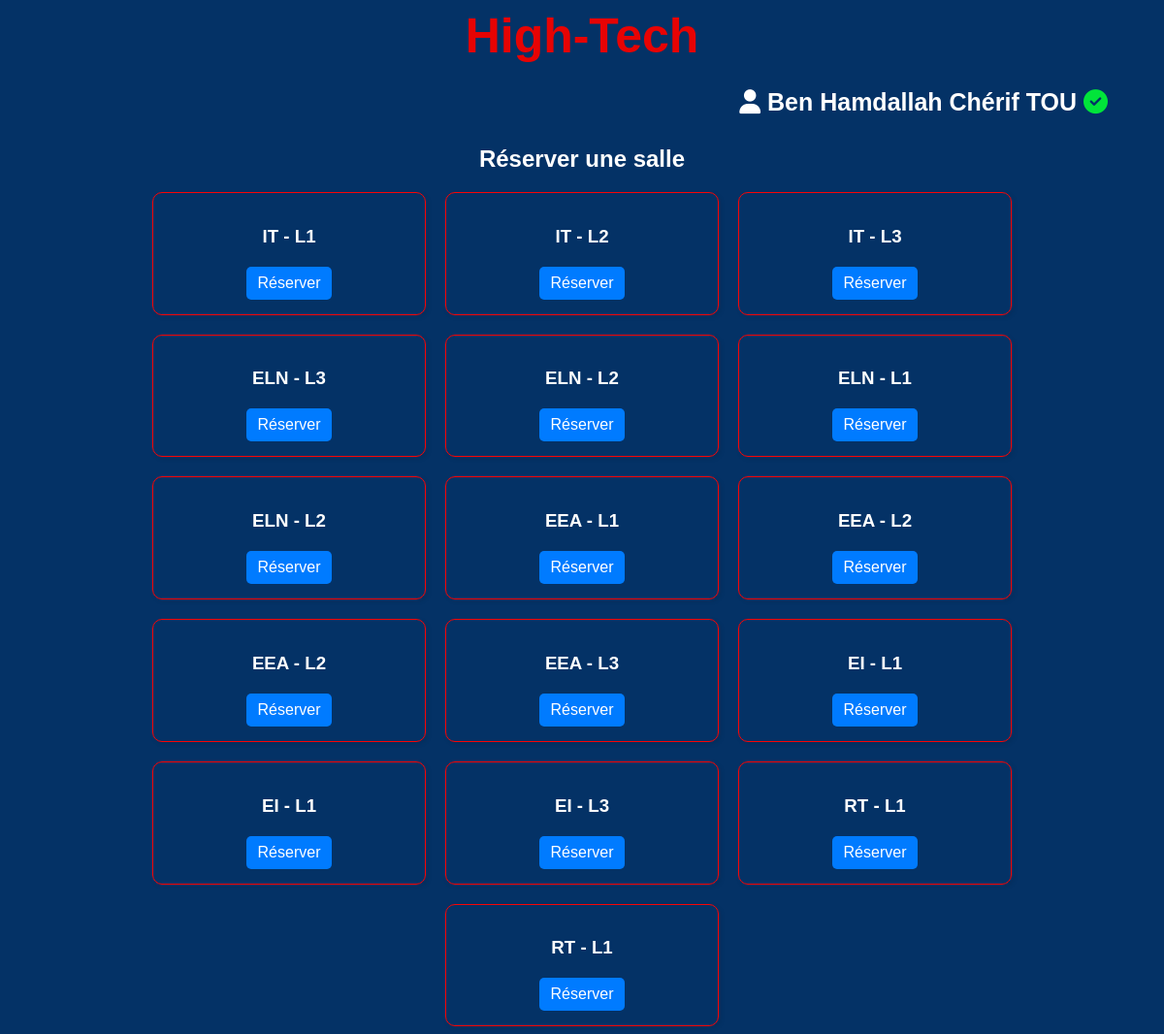
Screenshot of /dashboard/ (signed in) with the database file from the repository.
### salle/models.py (models this page shows, shortened)
class Coordonateur(models.Model):
    nom = models.CharField(max_length=100)
    prenom = models.CharField(max_length=100)
    email = models.EmailField(unique=True)
    ufr = models.ForeignKey(UFR, on_delete=models.CASCADE)
    password = models.CharField(max_length=128)

class UFR(models.Model):
    nom = models.CharField(max_length=100, unique=True)
    def __str__(self):
        return self.nom

class Filiere(models.Model):
    nom = models.CharField(max_length=50)
    ufr = models.CharField(max_length=100)  # ex: High-Tech

class Classe(models.Model):
    nom = models.CharField(max_length=10)  # ex: L1, L2, L3
    filiere = models.ForeignKey(Filiere, on_delete=models.CASCADE)

### salle/views.py (the view)
# urls.py: path('dashboard/', views.dashboard,name='dashboard'),
def dashboard(request):
    coord_id = request.session.get('coordonateur_id')
    if coord_id:
        coordonateur = Coordonateur.objects.get(id=coord_id)
        filieres = Filiere.objects.filter(ufr=coordonateur.ufr).prefetch_related('classe_set')
        filieres_et_classes = []
        for filiere in filieres:
            classes = filiere.classe_set.all()
            filieres_et_classes.append({
                'filiere': filiere,
                'classes': classes
            })
        return render(request, 'dashboard.html', {
            'coordonateur': coordonateur,
            'filieres_et_classes': filieres_et_classes
        })
    else:
        return redirect('login')

### salle/templates/dashboard.html (shortened to what this page needs)
{% load static %}
<!DOCTYPE html>
<html lang="en">
<head>
    <link rel="stylesheet" href="{% static 'dashboard.css' %}">
    <link rel="stylesheet" href="https://cdnjs.cloudflare.com/ajax/libs/font-awesome/6.5.0/css/all.min.css">
</head>
<body>
    <div class="ufr">{{ coordonateur.ufr }}</div>
    <div class="bienvenue">
        <p>
            <i class="fa-solid fa-user "></i>
             {{ coordonateur.prenom }} {{ coordonateur.nom }}
            <i class=" fa-solid fa-circle-check" style="color: #01e43a;"></i>
          </p>
    </div>
    <h2 style="text-align:center; margin-top: 30px;">Réserver une salle</h2>
    <div class="table-container">
        {% for item in filieres_et_classes %}
            {% for classe in item.classes %}
                <div class="card">
                    <h3>{{ item.filiere.nom }} - {{ classe.nom }}</h3>
                    <a class="btn" href="{% url 'reserver_salle' item.filiere.id classe.id %}">
                        Réserver
                    </a>
                </div>
            {% endfor %}
        {% endfor %}
    </div>
</body>
</html>

### salle/static/dashboard.css (style rules this page uses)
body { background-color: #043266; font-family: Arial, sans-serif; }
.ufr { text-align: center; font-weight: bold; font-size: 50px; margin-bottom: 20px; color: rgb(231, 3, 3); }
.bienvenue { text-align: right; font-weight: bold; margin-right: 50px; font-size: 25px; color: white; }
.table-container { display: flex; justify-content: center; flex-wrap: wrap; gap: 20px; color: white; }
.card { border: 1px solid #fa0404; padding: 15px; border-radius: 10px; width: 250px; box-shadow: 2px 2px 5px rgba(0,0,0,0.1); text-align: center; }
.card h3 { margin-bottom: 10px; }
.btn { display: inline-block; padding: 8px 12px; background-color: #007BFF; color: white; border-radius: 5px; text-decoration: none; margin-top: 10px; }
h2 { color: white; }

### rows the page displays
Coordonateur: ufr "High-Tech", prenom "Ben Hamdallah Chérif", nom "TOU"
Filiere: filiere.nom "IT"
Classe: nom "L1"
Classe: nom "L2"
Classe: nom "L3"
Filiere: filiere.nom "ELN"
Classe: nom "L3"
Classe: nom "L2"
Classe: nom "L1"
Classe: nom "L2"
Filiere: filiere.nom "EEA"
Classe: nom "L1"
Classe: nom "L2"
Classe: nom "L2"
Classe: nom "L3"
Filiere: filiere.nom "EI"
Classe: nom "L1"
Classe: nom "L1"
Classe: nom "L3"
Filiere: filiere.nom "RT"
Classe: nom "L1"
Classe: nom "L1"
